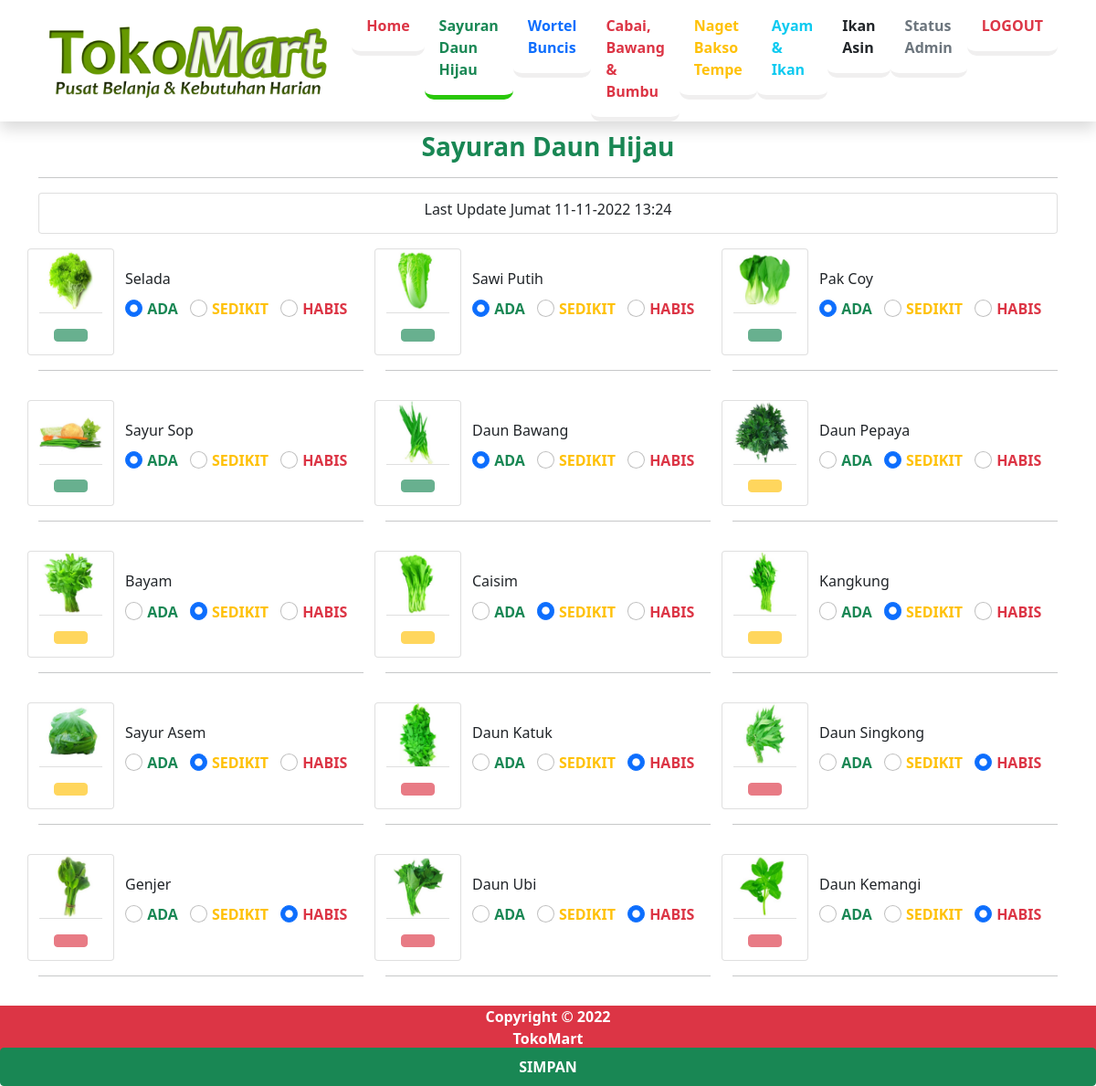
Screenshot of /admin.php?mi=sayuran (signed in) with the database file from the repository.
### tables this page shows
CREATE TABLE `tanggal` (
  `id` int(11) NOT NULL,
  `kategori` varchar(30) NOT NULL,
  `tgl` varchar(30) NOT NULL
);

CREATE TABLE `sayuran` (
  `id` int(11) NOT NULL,
  `nama` varchar(30) NOT NULL,
  `img` varchar(20) NOT NULL,
  `stok` int(11) NOT NULL,
  `tipe` int(11) NOT NULL
);

### produk_db/stok-sayuran.php (the view, shortened to what this page needs)
<section id="admin" class="pt-5 text-center">
    <div class="container pt-5">
        <div class="">
            <div class="pt-5">
                <h3 class="fw-bold text-success">Sayuran Daun Hijau</h3>
                <hr>
                <div class="card py-2 mb-3">
                    <?php
                    $row = mysqli_query($conn, "SELECT * From tanggal where kategori='sayuran'");
                    $row_array = mysqli_fetch_array($row);
                    ?>
                    <p class="h6">Last Update <?= $row_array['tgl']; ?></p>
                </div>
            </div>
        </div>
    </div>
</section>
<section id="Produk" class="">
    <div class="container" data-aos="fade">
        <div>
            <form method="POST" class="needs-validation" novalidate style="font-size: larger;">
                <div class="row">
                    <?php
                    $row = mysqli_query($conn, "SELECT * From sayuran order by stok DESC, tipe");
                    foreach ($row as $row_array) {
                    ?>
                        <div class="col-md-4 mb-3">
                            <div class="row">
                                <div class="col-3 card">
                                    <img src="./img/produk/sayuran/<?= $row_array['id'] ?>.jpg" class="card-img-top" alt="..." width="auto">
                                    <ul class="list-group list-group-flush fw-bold text-center text-uppercase">
                                        <?php
                                        if ($row_array['stok'] == 0) { ?>
                                            <li class="list-group-item text-danger"><button disabled class="btn btn-danger w-100"></button></li>
                                        <?php } else if ($row_array['stok'] == 1) { ?>
                                            <li class="list-group-item text-warning"><button disabled class="btn btn-warning w-100"></button></li>
                                        <?php } else { ?>
                                            <li class="list-group-item text-success"><button disabled class="btn btn-success w-100"></button></li>
                                        <?php } ?>
                                    </ul>
                                </div>
                                <div class="col-9 col-form-label pt-4">
                                    <h6><?= $row_array['nama'] ?></h6>
                                    <div class="list-inline-item">
                                        <input <?php if ($row_array['stok'] == 2) {
                                                    echo "checked";
                                                } ?> class="form-check-input" type="radio" name="ce<?= $row_array['id'] ?>" id="ce2<?= $row_array['id'] ?>">
                                        <label for="ce2<?= $row_array['id'] ?>" class="h6 form-label fw-bold text-uppercase text-success">Ada</label>
                                    </div>
                                    <div class="list-inline-item">
                                        <input <?php if ($row_array['stok'] == 1) {
                                                    echo "checked";
                                                } ?> class="form-check-input" type="radio" name="ce<?= $row_array['id'] ?>" id="ce1<?= $row_array['id'] ?>">
                                        <label for="ce1<?= $row_array['id'] ?>" class="h6 form-label fw-bold text-uppercase text-warning">Sedikit</label>
                                    </div>
                                    <div class="list-inline-item">
                                        <input <?php if ($row_array['stok'] == 0) {
                                                    echo "checked";
                                                } ?> class="form-check-input" type="radio" name="ce<?= $row_array['id'] ?>" id="ce0<?= $row_array['id'] ?>">
                                        <label for="ce0<?= $row_array['id'] ?>" class="h6 form-label fw-bold text-uppercase text-danger">habis</label>
                                    </div>
                                </div>
                            </div>
                            <hr>
                        </div>
                    <?php $img++;
                    } ?>
            </form>
</section>
<button onclick="ayo()" id="primaryButton" class="p-2 w-100 btn btn-success btn-md text-uppercase fw-bold fixed-bottom">Simpan</button>

### rows the page displays
tanggal: tgl "Jumat 11-11-2022 13:24"
sayuran: shows a picture, nama "Selada", stok "☑ ADA", stok "☐ SEDIKIT", stok "☐ HABIS"
sayuran: shows a picture, nama "Sawi Putih", stok "☑ ADA", stok "☐ SEDIKIT", stok "☐ HABIS"
sayuran: shows a picture, nama "Pak Coy", stok "☑ ADA", stok "☐ SEDIKIT", stok "☐ HABIS"
sayuran: shows a picture, nama "Sayur Sop", stok "☑ ADA", stok "☐ SEDIKIT", stok "☐ HABIS"
sayuran: shows a picture, nama "Daun Bawang", stok "☑ ADA", stok "☐ SEDIKIT", stok "☐ HABIS"
sayuran: shows a picture, nama "Daun Pepaya", stok "☐ ADA", stok "☑ SEDIKIT", stok "☐ HABIS"
sayuran: shows a picture, nama "Bayam", stok "☐ ADA", stok "☑ SEDIKIT", stok "☐ HABIS"
sayuran: shows a picture, nama "Caisim", stok "☐ ADA", stok "☑ SEDIKIT", stok "☐ HABIS"
sayuran: shows a picture, nama "Kangkung", stok "☐ ADA", stok "☑ SEDIKIT", stok "☐ HABIS"
sayuran: shows a picture, nama "Sayur Asem", stok "☐ ADA", stok "☑ SEDIKIT", stok "☐ HABIS"
sayuran: shows a picture, nama "Daun Katuk", stok "☐ ADA", stok "☐ SEDIKIT", stok "☑ HABIS"
sayuran: shows a picture, nama "Daun Singkong", stok "☐ ADA", stok "☐ SEDIKIT", stok "☑ HABIS"
sayuran: shows a picture, nama "Genjer", stok "☐ ADA", stok "☐ SEDIKIT", stok "☑ HABIS"
sayuran: shows a picture, nama "Daun Ubi", stok "☐ ADA", stok "☐ SEDIKIT", stok "☑ HABIS"
sayuran: shows a picture, nama "Daun Kemangi", stok "☐ ADA", stok "☐ SEDIKIT", stok "☑ HABIS"
